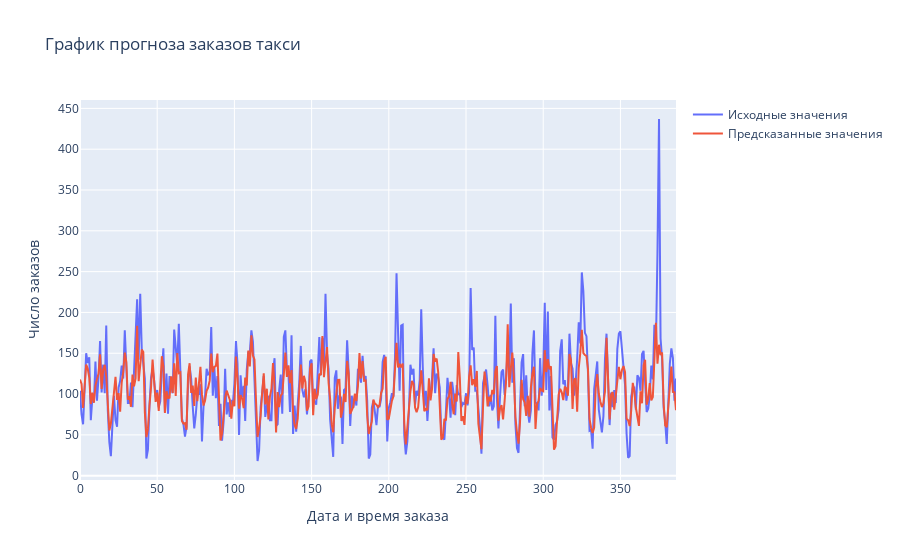

The cell this chart's notebook holds for it:
### Code cell
# Подбор оптимальных гиперпараметров для XGBRegressor
TUNE_HYPERPARAMETERS = False
if TUNE_HYPERPARAMETERS:
    def objective(trial: optuna.Trial):

        # Создание признаков
        CAT_FEATURES = []
        train_make_feat = train.copy()
        if trial.suggest_categorical('hour', [True,False]):
            train_make_feat['hour'] = train_make_feat.index.hour
            CAT_FEATURES.append('hour')
        if trial.suggest_categorical('day', [True,False]):
            train_make_feat['day'] = train_make_feat.index.day
            CAT_FEATURES.append('day')
        if trial.suggest_categorical('dayofweek', [True,False]):
            train_make_feat['dayofweek'] = train_make_feat.index.dayofweek
            CAT_FEATURES.append('dayofweek')
        if trial.suggest_categorical('month', [True,False]):
            train_make_feat['month'] = train_make_feat.index.month
            CAT_FEATURES.append('month')
        if trial.suggest_categorical('lag_n', [True]):
            for lag in range(1, trial.suggest_int('max_lag', 1, 144) + 1):
                train_make_feat['lag_{}'.format(lag)] = train_make_feat['num_orders'].shift(lag)
        if trial.suggest_categorical('rolling_mean', [True,False]):
            train_make_feat['rolling_mean'] = train_make_feat['num_orders']\
                .shift().rolling(trial.suggest_int('rolling_mean_size', 1, 144)).mean()
        train_make_feat.dropna(inplace=True)

        if not CAT_FEATURES:
            CAT_FEATURES=None
        else:
            train_make_feat[CAT_FEATURES] = train_make_feat[CAT_FEATURES].astype('category')

        X_diff_cb = train_make_feat.drop(['num_orders'], axis=1)
        Y_diff_cb = train_make_feat.num_orders

        if trial.suggest_categorical('depth', [True, False]):
            max_depth=trial.suggest_int('max_depth', 10, 30)
        else:
            max_depth=None

        model = xgb.XGBRegressor(
            random_state=RANDOM_STATE,
            #tree_method='gpu_hist', predictor='gpu_predictor',
            verbosity=0,
            objective='reg:squarederror',
            max_depth=max_depth,
            learning_rate=trial.suggest_float('learning_rate', 0.0001, 0.5),
            n_estimators=trial.suggest_int('n_estimators', 10, 2000),
            booster=trial.suggest_categorical('booster', ['gbtree','gblinear']),
            gamma=trial.suggest_float('gamma', 0, 10, step=0.01),
            min_child_weight=trial.suggest_float('min_child_weight', 0, 10),
            subsample=trial.suggest_float('subsample', 0.1, 1),
            colsample_bytree=trial.suggest_float('colsample_bytree', 0.1, 1),
            colsample_bylevel=trial.suggest_float('colsample_bylevel', 0.1, 1),
            colsample_bynode=trial.suggest_float('colsample_bynode', 0.1, 1),
            reg_alpha=trial.suggest_float('reg_alpha', 0, 100),
            reg_lambda=trial.suggest_float('reg_lambda', 0, 100),
            base_score=0.5,
            )
        num_pipe = Pipeline([(
            'scaler', scaler_type[trial.suggest_categorical('scaler', [0,1,2,3,4])]
        )])
        column_transf = ColumnTransformer(transformers=[(
            'encoder', encoder_type[trial.suggest_categorical('encoder', [0,1,2,3,4,5,6,7,8,9,10])], CAT_FEATURES
        )], remainder='passthrough')
        pipeline = Pipeline([('preproc_cat', column_transf), ('num_pipe', num_pipe), ('classifier', model)])
        
        try:
            scores = []
            for train_index, test_index in TimeSeriesSplit(n_splits=9).split(X_diff_cb):
                X_train_fold = pd.DataFrame(X_diff_cb.iloc[train_index], columns=X_diff_cb.columns)
                Y_train_fold = Y_diff_cb.iloc[train_index]
                X_test_fold = pd.DataFrame(X_diff_cb.iloc[test_index], columns=X_diff_cb.columns)
                Y_test_fold = Y_diff_cb.iloc[test_index]

                pipeline.fit(X_train_fold, Y_train_fold)
                pred = pipeline.predict(X_test_fold)

                scores.append(mean_squared_error(Y_test_fold, pred) ** 0.5)

            return st.t.interval(confidence=0.95, df=(len(scores) - 1), loc=np.mean(scores), scale=np.std(scores))[1]
        except:
            raise optuna.TrialPruned()

    study = optuna.create_study(
        direction='minimize',
        sampler=TPESampler(seed=RANDOM_STATE),
        pruner=SuccessiveHalvingPruner(),
        study_name='XGBRegressor', storage='sqlite:///my_study_XGBRegressor.db', load_if_exists=True
        )
    study.optimize(objective, n_trials=1, timeout=None, n_jobs=4)
else:
    print('''
Количество завершенных испытаний: 1000
Лучшее испытание завершено на итерации: 534
Лучшее значение целевой метрики: 33.440265539104346
''')
    train_make_feat = train.copy()
    train_make_feat['dayofweek'] = train_make_feat.index.dayofweek
    for lag in range(1, 104 + 1):
        train_make_feat['lag_{}'.format(lag)] = train_make_feat['num_orders'].shift(lag)
    train_make_feat.dropna(inplace=True)

    CAT_FEATURES = ['dayofweek']
    train_make_feat[CAT_FEATURES] = train_make_feat[CAT_FEATURES].astype('category')

    X_diff_cb = train_make_feat.drop(['num_orders'], axis=1)
    Y_diff_cb = train_make_feat.num_orders

    model = xgb.XGBRegressor(
        random_state=RANDOM_STATE,
        #tree_method='gpu_hist', predictor='gpu_predictor',
        verbosity=0,
        objective='reg:squarederror',
        max_depth=None,
        learning_rate=0.20528697502919102,
        n_estimators=827,
        booster='gbtree',
        gamma=8.45,
        min_child_weight=4.489367238915258,
        subsample=0.33875315678895335,
        colsample_bytree=0.2030416746567203,
        colsample_bylevel=0.23008489248342398,
        colsample_bynode=0.5489665243869036,
        reg_alpha=8.563195093309632,
        reg_lambda=25.43289730862925,
        base_score=0.5,
        )
    num_pipe = Pipeline([('scaler', pr_ng.RobustScaler())])
    column_transf = ColumnTransformer(transformers=[('encoder', ce.BinaryEncoder(), CAT_FEATURES)], remainder='passthrough')
    pipeline = Pipeline([('preproc_cat', column_transf), ('num_pipe', num_pipe), ('classifier', model)])
    
    scores = []
    for train_index, test_index in TimeSeriesSplit(n_splits=9).split(X_diff_cb):
        X_train_fold = pd.DataFrame(X_diff_cb.iloc[train_index], columns=X_diff_cb.columns) 
        Y_train_fold = Y_diff_cb.iloc[train_index]
        X_test_fold = pd.DataFrame(X_diff_cb.iloc[test_index], columns=X_diff_cb.columns)
        Y_test_fold = Y_diff_cb.iloc[test_index]

        pipeline.fit(X_train_fold, Y_train_fold)
        pred = pipeline.predict(X_test_fold)
        scores.append(mean_squared_error(Y_test_fold, pred) ** 0.5)

    print('Значение RMSE:', np.mean(scores).round(1))
    print('95% доверительный интервал:', np.round(st.t.interval(
        confidence=0.95, 
        df=(len(scores) - 1), 
        loc=np.mean(scores), 
        scale=np.std(scores)
    ),1))

    fig = go.Figure()
    fig.add_trace(go.Scatter(y=Y_test_fold, name='Исходные значения'))
    fig.add_trace(go.Scatter(y=pred, name='Предсказанные значения'))
    fig.update_layout(
        xaxis_title='Дата и время заказа', 
        yaxis_title='Число заказов', 
        title='График прогноза заказов такси')
    fig.show()

### Figure 1 — Plotly figure (JSON) as saved in the notebook; plotly's stock layout.template omitted (floating-point values rounded to 4 significant figures; data arrays with more than 128 entries replaced by an {"elided": "..."} marker saying what was removed)
{"data": [{"name": "Исходные значения", "type": "scatter", "y": {"elided": "387 int values"}}, {"name": "Предсказанные значения", "type": "scatter", "y": {"elided": "387 float values"}}], "layout": {"title": {"text": "График прогноза заказов такси"}, "xaxis": {"title": {"text": "Дата и время заказа"}}, "yaxis": {"title": {"text": "Число заказов"}}}}
